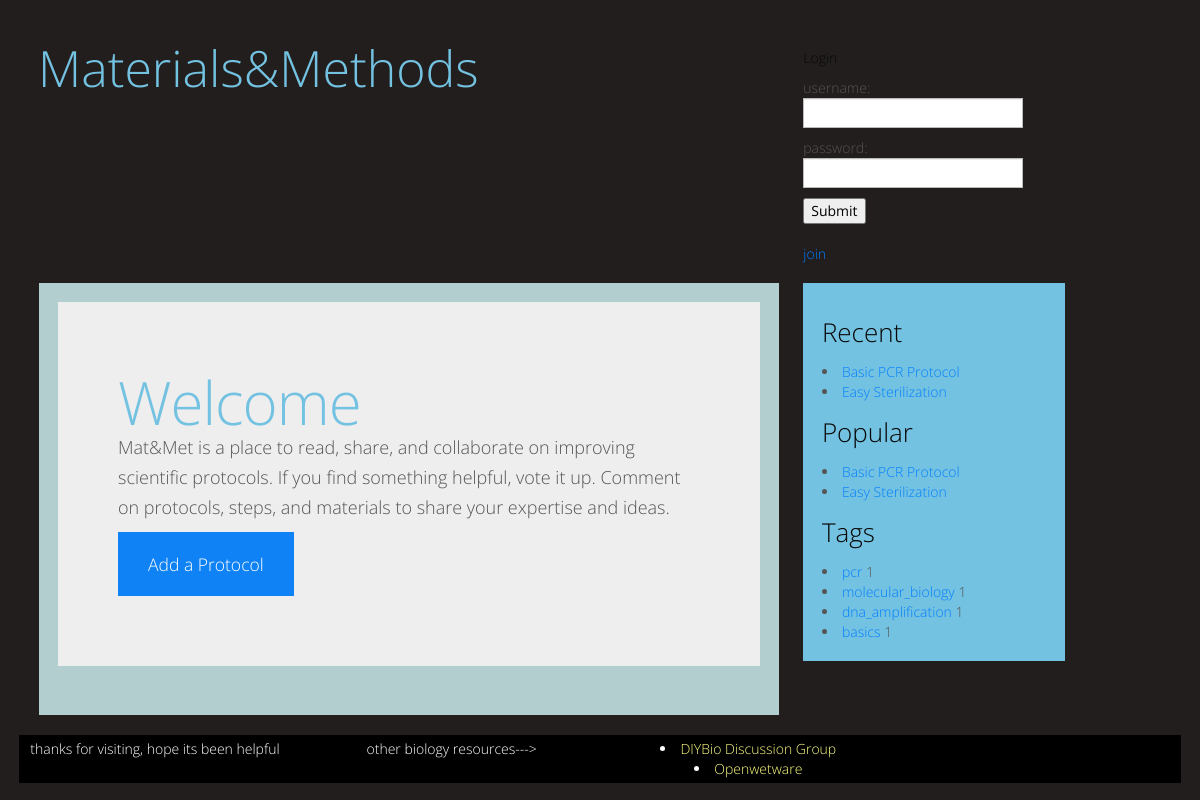
The page / on the database its author committed.
### protocols/models.py (models this page shows, shortened)
class Document(models.Model):
    author = models.ForeignKey(User)
    votes = models.IntegerField()
    date_created = models.DateField()

class Protocol(Document):
    name = models.CharField(max_length = 225)
    description = models.TextField()
    tags = models.ManyToManyField(Tag)
    materials = models.ManyToManyField('Material')

class Tag(models.Model):
    name = models.CharField(max_length = 100)
    number_protocols = models.IntegerField()

### protocols/views.py (the view)
# urls.py: url(r'^$', 'protocols.views.index', name='index'),
def index(request):
    recent_protocols = Protocol.objects.order_by('-date_created')[:5]
    popular_protocols = Protocol.objects.order_by('votes')[:5]
    tags = Tag.objects.all()
    return render_to_response('index.html',
        {"tags": tags, "recent_protocols": recent_protocols,
        "popular_protocols": popular_protocols, },
        context_instance=RequestContext(request))

### templates/index.html (shortened to what this page needs)
{% extends "base.html" %}
{% block main_pane %}
<div class="hero-unit well-color4">
  <h1>Welcome</h1>
  <p>Mat&Met is a place to read, share, and collaborate on improving scientific protocols.  If you find something helpful, vote it up.  Comment on protocols, steps, and materials to share your expertise and ideas.</p>
  <p>
    <a class="btn btn-primary btn-large" href = 'new'>
      Add a Protocol
    </a>
  </p>
</div>
{% endblock main_pane %}

### templates/base.html (shortened to what this page needs)
<!DOCTYPE html>
 <html class="no-js">
    <head>
        <link rel="stylesheet" href="{{ STATIC_URL }}bootstrap.css" />
        <link rel="stylesheet" href="{{ STATIC_URL }}methods.css" />
    </head>
    <body class="{% block body_class %}{% endblock %}">
        <div class='well well-color1'>
    {% block body %}
        {% block content %}
            <div class = 'row-fluid'>
                <div class='span12'>
            {% block top_pane %}
                    <div class = 'well well-color1'>
                <div class='row-fluid'>
                    <div class ='span5'>
                    {% block site_title %}
                        <a href="{{ STATIC_URL }}.."><h1>Materials&Methods</h1></a>
                    {% endblock site_title %}
                    </div>
                <div class = 'span3 offset3'>
                {% if user.is_authenticated %}
                    {% block quick_user_info %}
                    <div id = quick_user_info>
                        <a href="{{ STATIC_URL }}users/{{user.id}}">{{user.username}}</a>
                        <p>{{user.total_votes}}</p>  <a href = '{{ STATIC_URL }}../logout'>Logout</a>
                    </div>
                    {% endblock quick_user_info %}
                {% else %}
                    {% block quick_user_login %}
                    <div id = quick_user_login>
                        <h4>Login</h4>
                        <form action="/login" method="post">{% csrf_token %}
                            username: <input type="text" name="username"><br>
                            password: <input type="password" name="password">
                            <input type="submit" value="Submit" />
                        </form>
                        <a href="/new_user">join</a>
                    </div>
                    {% endblock quick_user_login %}
                {% endif %}
                </div>
            </div>
            </div>
            </div>
        </div>
            {% endblock top_pane %}
            <div class = 'container-fluid'>
            <div class = 'row-fluid'>
                <div class = 'span8'>
                    <div class = 'well well-color2'>
                    {% block main_pane %}
                    {% endblock main_pane %}
                    </div>
                </div>
                {% block side_pane %}
                <div class = 'span3'>
                    <div class = 'well well-color3'>
                    {% block recent_protocols %}
                        <div class = "sidebar_five_protocols">
                            <h2>Recent</h2>
                            {% for protocol in recent_protocols %}
                                <li><a href="/{{ protocol.id }}">{{ protocol.name }}</a></li>
                            {% endfor %}
                        </div>
                    {% endblock recent_protocols %}
                    {% block popular_protocols %}
                        <div class = "sidebar_five_protocols">
                            <h2>Popular</h2>
                            {% for protocol in popular_protocols %}
                                <li><a href="/{{ protocol.id }}">{{ protocol.name }}</a></li>
                            {% endfor %}
                        </div>
                    {% endblock popular_protocols %}
                    {% block tags %}
                        <div class = "sidebar_tags">
                            <h2>Tags</h2>
                            {% for tag in tags %}
                                <li><a href="/tags/{{ tag.name }}">{{ tag.name }}</a>  {{ tag.number_protocols }}</li>
                            {% endfor %}
                        </div>
                    {% endblock tags %}
                </div>
            </div>
            </div>
        </div>
            {% endblock side_pane %}
            {% block bottom_pane %}
            <div id = 'footer'>
                <div class = 'row-fluid'>
                    <div class = 'span3'>
                        <p> thanks for visiting, hope its been helpful </p>
                    </div>
                    <div class = 'span3'>
                        <p>other biology resources---></p>
                    </div>
                    <div class = 'span3'>
                        {% block other_resources %}
                            <li><a href="http://wwww.groups.google.com/groups/diybio">DIYBio Discussion Group</a></li>
                            <li><a href="http://wwww.openwetware.org">Openwetware</a> </li>
                        {% endblock other_resources %}
                    </div>
                </div>
            </div>
            {% endblock bottom_pane %}
        {% endblock content %}
    {% endblock body %}
    </div>
    </body>
</html>

### protocols/static/methods.css (style rules this page uses)
#quick_user_login { float: left; }
#footer { clear: left; width: 100%; background: black; color: #FFF; text-align: center; padding: 4px 0; }
#footer a { color: #FFFF80; }

### rows shown on the page
Protocol: name "Basic PCR Protocol"
Protocol: name "Easy Sterilization"
Tag: name "pcr", number_protocols "1"
Tag: name "molecular_biology", number_protocols "1"
Tag: name "dna_amplification", number_protocols "1"
Tag: name "basics", number_protocols "1"
